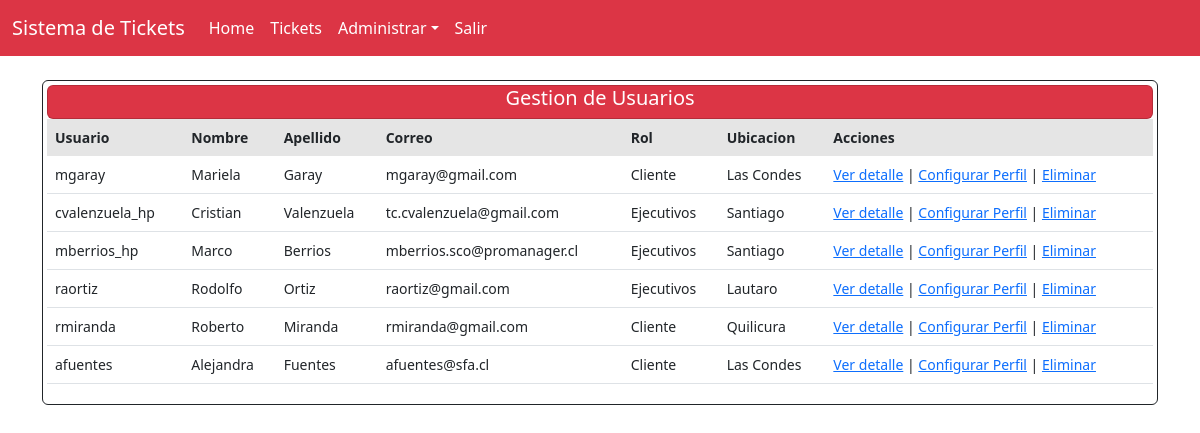
The page /home/listar_usuarios/ (signed in) on the database as committed earlier.
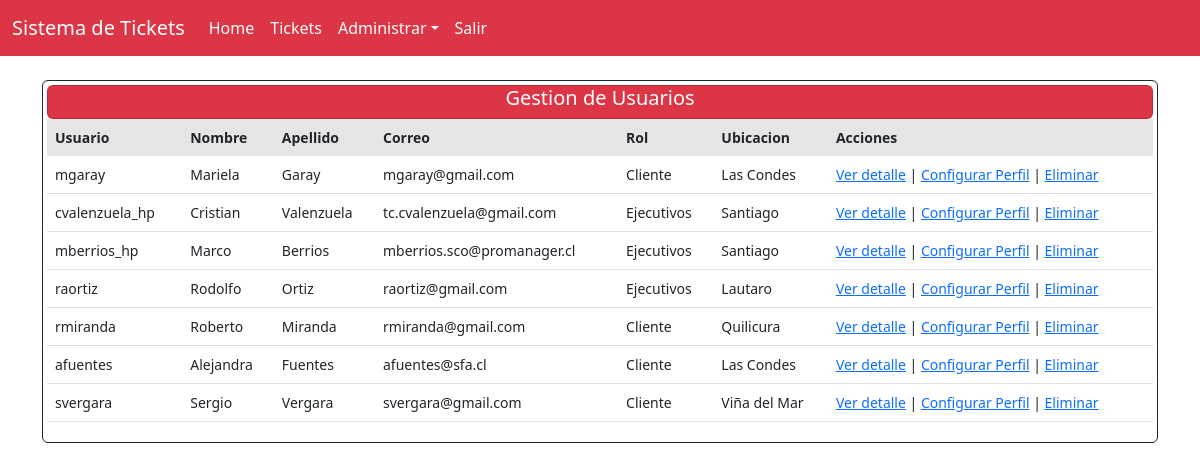
The same page on the database as committed later.
### core/models.py (models this page shows, shortened)
class Profile(models.Model):
    user = models.OneToOneField(User, on_delete=models.CASCADE)
    nombre = models.CharField(max_length=255, blank=True, null=True)
    apellido = models.CharField(max_length=255, null=True, blank=True)
    email = models.EmailField(unique=True, blank=True)
    group = models.ForeignKey(Group, on_delete=models.CASCADE, verbose_name='Rol', default=2, null=True)
    is_active = models.BooleanField(default=True, null=True)
    location = models.CharField(max_length=30, blank=True, null=True)

### core/views.py (the view)
# urls.py: path('listar_usuarios/', vista_listar_usuarios, name='listar_usuarios'),
@login_required
def vista_listar_usuarios(request):
    profiles = Profile.objects.filter(is_active=True)
    return render(request, 'core/usuarios/listar_usuarios.html', {'profiles': profiles})

### core/templates/core/usuarios/listar_usuarios.html
{% extends 'core/base.html' %}
{% block content %}
{% if request.user.is_authenticated %}
<div class="row row-cols-1 row-cols-md-1 g-1">
    <div class="col">
        <div class="card border-dark mb-4 text-left p-1" style="max-width: auto;">
            <div class="card bg-danger">
                <h5 class="text-white text-center">Gestion de Usuarios</h5>
            </div>
            <div class="table-responsive small">
                <table class="table table-centered table-nowrap table-hover">
                    <thead class="thead-light table-active">
                	<tr>
                    		<th class="border-0">Usuario</th>
                    		<th class="border-0">Nombre</th>
                    		<th class="border-0">Apellido</th>
                    		<th class="border-0">Correo</th>
                    		<th class="border-0">Rol</th>
                    		<th class="border-0">Ubicacion</th>
                    		<th class="border-0">Acciones</th>
                	</tr>
                    </thead>
                    <tbody>
                	{% for profile in profiles %}
                	<tr>
                    		<td>{{ profile.user }}</td>
                    		<td>{{ profile.nombre }}</td>
                    		<td>{{ profile.apellido}}</td>
                    		<td>{{ profile.email }}</td>
                    		<td>{{ profile.group }}</td>
                    		<td>{{ profile.location}}</td>
                    		<td>
                        		<a href="{% url 'detalle_usuario' profile.pk %}" target = "_blank">Ver detalle</a> |
                        		<a href="{% url 'crear_usuario' profile.pk %}">Configurar Perfil</a> |
                        		<a href="{% url 'eliminar_usuario' profile.pk %}">Eliminar</a>
                    		</td>
                	</tr>
                	{% endfor %}
                    </tbody>
                </table>
            </div>
        </div>
    </div>
</div>
 {% endif %}
{% endblock %}

Rows that differ between the two databases and show on the page:
added Profile: user "svergara", nombre "Sergio", apellido "Vergara", email "svergara@gmail.com", group "Cliente", location "Viña del Mar"
